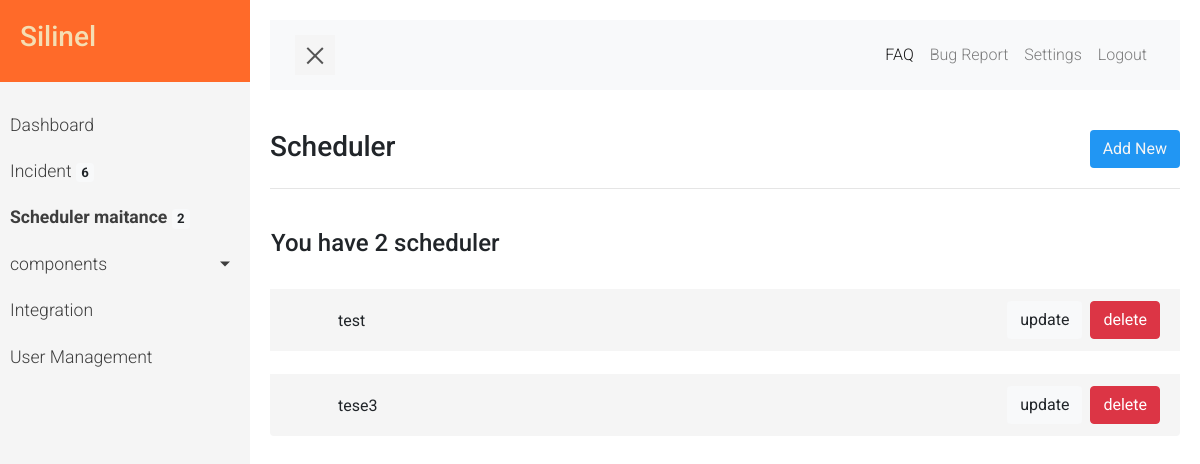
Page /dashboard/scheduler on the earlier database version.
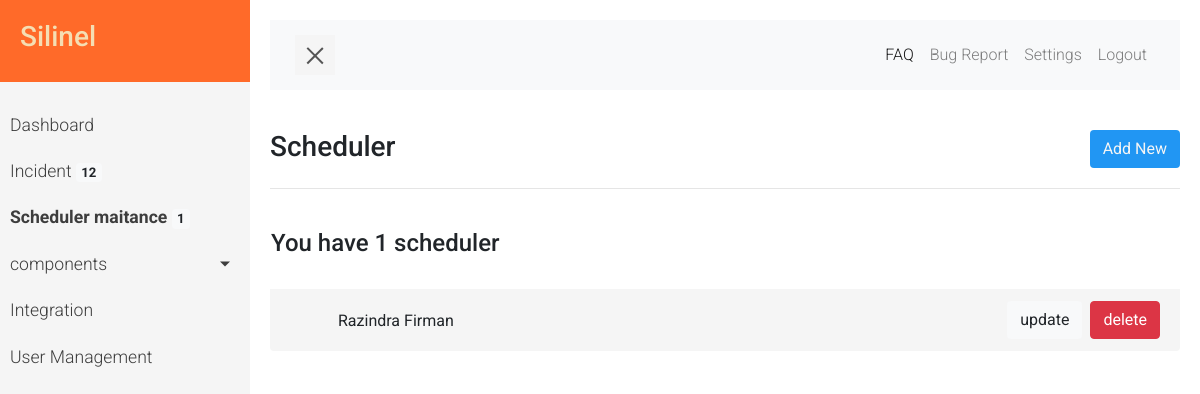
Same page on the later database version.
### silinell/models.py (models this page shows)
class schedule_maintance(models.Model):
    name = models.CharField(max_length=40 )
    message = models.TextField(max_length=300, blank=True)
    when = models.DateTimeField(default=datetime.now, blank=True)

### silinell/views.py (the view)
# urls.py: path('dashboard/scheduler', views.SchedulerListView.as_view(), name='Scheduler_url'),
class SchedulerListView(ListView):
    model = schedule_maintance
    template_name="dashboard/scheduler/list-scheduler.html"
    context_object_name = 'schedule_maintance'

### silinell/views.py (called while the page is built)
def badgesnotif_processor(request):
  schedule_maintances = schedule_maintance.objects.all().count()
  incidents = incident.objects.all().count()
  componennya = component.objects.all().count()
  component_groups = component_group.objects.all().count()
  return {'incidents': incidents,'schedule_maintances':schedule_maintances,'component_groups':component_groups,'componennya':componennya}

### silinell/templates/dashboard/scheduler/list-scheduler.html (shortened to what this page needs)
{% extends "dashboard/dashboard-base.html" %}
{% block content  %}
<div class="row ">
<div class="col-6"><h3>Scheduler</h3>
</div>
<div class="col-6">
<a href="{% url 'Scheduler_add_url' %}" class="btn button-add float-right text-light">
   Add New
</a></div>
</div>
<hr>
{% load static %}
<div class="thecontainer">
{% include "dashboard/scheduler/list-scheduler-component.html" %}
</div>
{% endblock %}

### silinell/templates/dashboard/scheduler/list-scheduler-component.html (shortened to what this page needs)
{% load static %}
<br>
<div class="h-100 ">
<div class= "row" >
{% if schedule_maintances != 0 %}
<h4 class="pl-3">You have {{schedule_maintances}} scheduler </h4>
<div class ="col-md-12">
<ul class="list-group">
 {% for schedule in schedule_maintance %}
<br>
<li class="list-group-item">
<div class="d-flex">
  <div class="mr-auto ml-5 pt-2">{{schedule.name}}</div>
  <div class="mr-2"><a class="btn bg-light" href="{% url 'Scheduler_url_update' pk=schedule.id %}">update</a></div>
  <div class=""><a class="btn btn-danger confirm-delete " hola="{{schedule.name}}" href="{% url 'Scheduler_url_del' pk=schedule.id %}" title="Delete"  data-toggle="modal" data-target="#confirmDeleteModal" hola="{{schedule.id}}" id="deleteButton{{schedule.id}}">delete</a></div>
</div>
</li>
{% endfor %}
</ul>
</div>
{% else %}
<div class="col-md-12 h-100">
<div style="height:260px"></div>
<center><h3>No data available.</h3></center>
</div>
{% endif %}
</div>
</div>

Differences in the rows shown:
removed schedule_maintance: name "test"
removed schedule_maintance: name "tese3"
added schedule_maintance: name "Razindra Firman"
Other differences:
{{ incidents }}: "6" → "12"
{{ schedule_maintances }}: "2" → "1"
